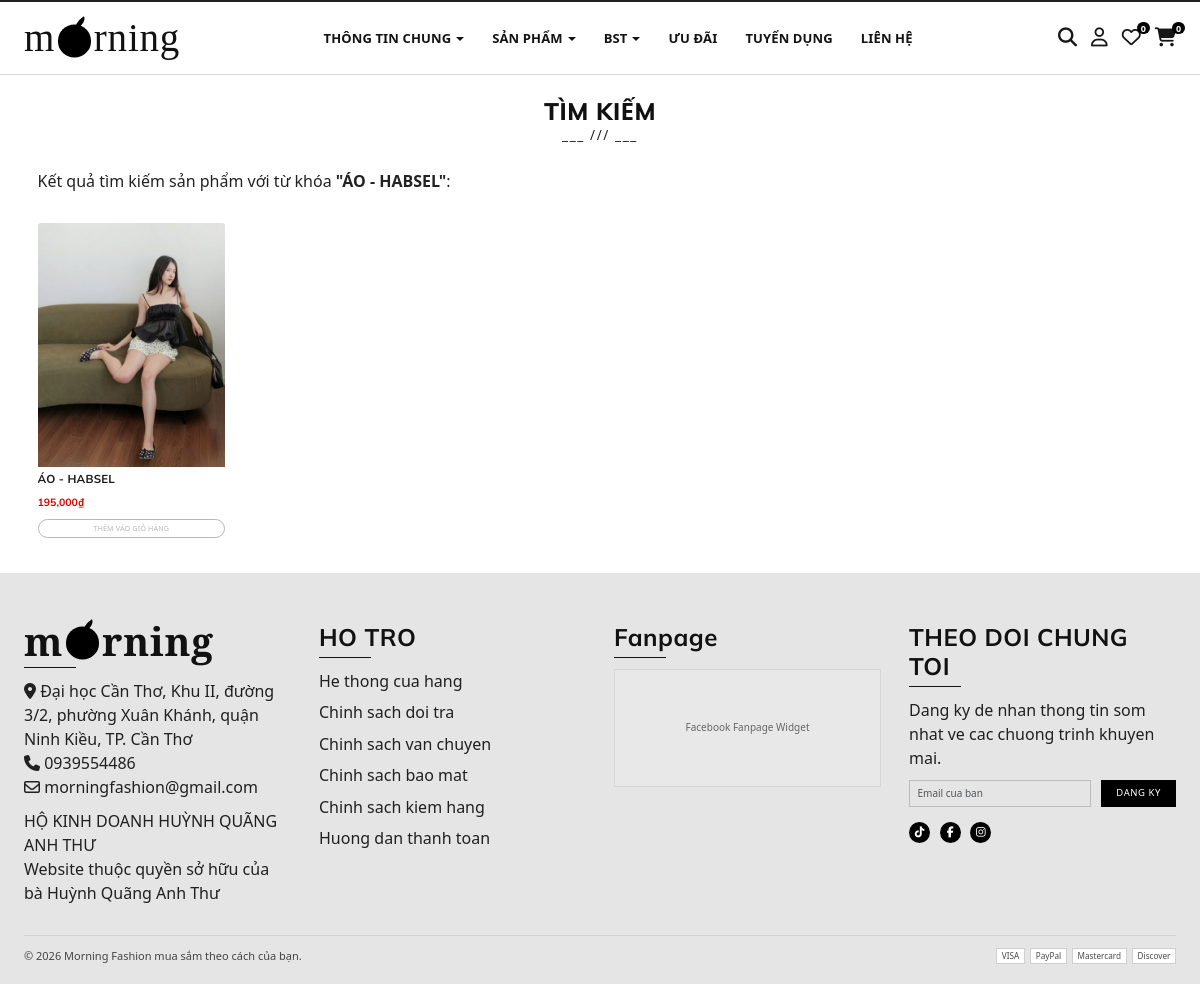
Screenshot of /public/search.php?keyword=ÁO - HABSEL
 with the database file from the repository.
### tables this page shows
CREATE TABLE `products` (
  `pd_id` int(11) UNSIGNED NOT NULL,
  `pd_name` varchar(255) NOT NULL,
  `pd_price` varchar(255) NOT NULL,
  `pd_info` text NOT NULL,
  `pd_image` varchar(255) NOT NULL,
  `cat_id` int(11) UNSIGNED NOT NULL,
  `is_new` tinyint(1) NOT NULL DEFAULT 0,
  `pd_sizes` varchar(50) NOT NULL DEFAULT '',
  `pd_collection` varchar(50) NOT NULL DEFAULT ''
);

### libraries/Psr4AutoloaderClass.php (called while the page is built, shortened)
<?php
class Psr4AutoloaderClass
{
	protected $prefixes = array();
	public function addNamespace($prefix, $base_dir, $prepend = false)
	{
		$prefix = trim($prefix, '\\') . '\\';
		$base_dir = rtrim($base_dir, DIRECTORY_SEPARATOR) . '/';
		if (isset($this->prefixes[$prefix]) === false) {
			$this->prefixes[$prefix] = array();
		}
		if ($prepend) {
			array_unshift($this->prefixes[$prefix], $base_dir);
		} else {
			array_push($this->prefixes[$prefix], $base_dir);
		}
	}
	public function loadClass($class)
	{
		$prefix = $class;
		while (false !== $pos = strrpos($prefix, '\\')) {
			$prefix = substr($class, 0, $pos + 1);
			$relative_class = substr($class, $pos + 1);
			$mapped_file = $this->loadMappedFile($prefix, $relative_class);
			if ($mapped_file) {
				return $mapped_file;
			}
			$prefix = rtrim($prefix, '\\');
		}
		return false;
	}
	protected function loadMappedFile($prefix, $relative_class)
	{
		foreach ($this->prefixes[$prefix] as $base_dir) {
			$file = $base_dir
				. str_replace('\\', '/', $relative_class)
				. '.php';
			if ($this->requireFile($file)) {
				return $file;
			}
		}
		return false;
	}
	protected function requireFile($file)
	{
		if (file_exists($file)) {
			return true;
		}
		return false;
	}
}

### src/classes/Product.php (called while the page is built, shortened)
<?php
class Product
{
    private ?PDO $db;
    private int $pd_id = -1;
    public $pd_name;
    public $pd_price;
    public $pd_info;
    public $pd_image;
    public $cat_id;
    public $pd_sizes = '';
    public $pd_collection = '';
    public function getID(): int
    {
        return $this->pd_id;
    }
    public function __construct(?PDO $pdo)
    {
        $this->db = $pdo;
    }
    protected function fillFromDB(array $row): Product
    {
        [
            'pd_id' => $this->pd_id,
            'pd_name' => $this->pd_name,
            'pd_price' => $this->pd_price,
            'pd_info' => $this->pd_info,
            'pd_image' => $this->pd_image,
            'cat_id' => $this->cat_id,
            'pd_sizes' => $this->pd_sizes,
            'pd_collection' => $this->pd_collection
        ] = $row;
        return $this;
    }
    public function search(string $key): array | bool
    {
        $products = [];
        $statement = $this->db->prepare('SELECT * FROM products WHERE pd_name LIKE :search ORDER BY pd_id DESC');
        $statement->execute([':search' => '%' . $key . '%']);
        while ($row = $statement->fetch()) {
            $product = new Product($this->db);
            $product->fillFromDB($row);
            $products[] = $product;
        }
        return $products;
    }
}

### src/functions.php (called while the page is built, shortened)
<?php
function html_escape(string|null $text): string
{
    return htmlspecialchars($text ?? '', ENT_QUOTES, 'UTF-8', false);
}

### public/search.php (the view, shortened to what this page needs)
<?php
require_once __DIR__ . '/../src/bootstrap.php';
$product = new Product($PDO);
$keyword = '';
$products = false;
if ($_SERVER['REQUEST_METHOD'] === 'GET' && isset($_GET['keyword'])) {
    $keyword = trim((string) $_GET['keyword']);
    $products = $product->search($keyword);
}
include_once __DIR__ . '/../src/partials/header.php'
?>
<body>
    <?php include_once __DIR__ . '/../src/partials/navbar.php' ?>
    <div class="container ">
        <?php
        include_once __DIR__ . '/../src/partials/heading.php';
        ?>
        <div>
            <?php if ($keyword === '') { ?>
                <p class="mt-3 mb-5">Vui lòng nhập từ khóa để tìm kiếm sản phẩm.</p>
            <?php } elseif ($products === false) { ?>
                <p class="mt-3 mb-5">Không tìm thấy sản phẩm nào với từ khóa <b>"<?= html_escape($keyword) ?>"</b>!</p>
            <?php } else { ?>
                <p class="mt-3 mb-5">Kết quả tìm kiếm sản phẩm với từ khóa <b>"<?= html_escape($keyword) ?>"</b>:</p>
            <?php } ?>
        </div>
        <div class="row hot-product-list mb-5">
            <?php
            if ($products !== false) :
                foreach ($products as $product) :
            ?>
                    <div class="col-lg-2 col-sm-4 col-6 card card-product">
                        <a href="detail_product.php?id=<?= $product->getID() ?>" class="product_a">
                            <img src="<?= './uploads/' . html_escape($product->pd_image) ?>" class="card-img-top" alt="...">
                            <div class="card-title-wrap">
                                <h6 class="card-title"><?= html_escape($product->pd_name) ?></h6>
                            </div>
                        </a>
                        <p class="card-text price-product"><?= number_format(html_escape($product->pd_price)) . '₫' ?></p>
                        <?php if(isset($_SESSION['role']) && $_SESSION['role']=='user' && isset($_SESSION['name']) && isset($_SESSION['id'])){
                            $id = $_SESSION['id'];
                            echo'
                            <form action="cart_add.php" method="post">
                                <input type="hidden" name="idsanpham" value="'.$product->getID().'">
                                <input type="hidden" name="iduser" value="'.$_SESSION['id'].'">
                                <button class="btn-add_cart w-100" name="themgiohang">Thêm vào giỏ hàng</button>
                            </form>
                            ';
                            }
                            else echo '<button class="btn-add_cart w-100" disabled>Thêm vào giỏ hàng</button>';
                            ?>
                    </div>
            <?php
                endforeach;
            endif;
            ?>
        </div>
    </div>
    <?php include_once __DIR__ . '/../src/partials/footer.php' ?>
</body>
</html>

### public/css/base.css (style rules this page uses)
:root { --primary-color: #111111; --accent-color: #1b1b1b; --muted-color: #f0f0f0; --white-color: #ffffff; --black-color: #0f0f0f; --text-color: #222222; --soft-text: #7a7a7a; --border-color: #dddddd; --font-heading: "Cormorant Garamond", Georgia, serif; --font-body: "Mulish", "Segoe UI", sans-serif; }
* { padding: 0; margin: 0; box-sizing: border-box; }
html { color: var(--black-color); font-size: 62.5%; line-height: 1.6; font-family: var(--font-body); background-color: #ffffff; scroll-behavior: smooth; }
body { font-size: 1.6rem; color: var(--text-color); background: #ffffff; min-height: 100vh; padding-bottom: 0; }
h1, h2, h3, h4, h5, h6 { font-family: var(--font-heading); letter-spacing: 0.02em; margin-bottom: 0; }
a { text-decoration: none; }
img { max-width: 100%; display: block; }

### public/css/main.css (style rules this page uses)
.container { font-size: 1.6rem; }
.hot-product-list { margin: 0; row-gap: 1.8rem; }
.card-product { border: 0; border-radius: 0; padding: 0; background: transparent; }
.card-product img { width: 100%; aspect-ratio: 1/1.3; object-fit: cover; }
.card-title-wrap { padding: 0.5rem 0 0; min-height: 2.6rem; max-width: 330px; margin: 0 auto; }
.card-title { margin: 0; font-size: 1.15rem; line-height: 1.25; font-family: "Mulish", "Segoe UI", sans-serif; font-weight: 700; text-transform: uppercase; display: -webkit-box; -webkit-line-clamp: 2; -webkit-box-orient: vertical; overflow: hidden; }
.price-product { font-size: 1.05rem; color: #e10000; font-family: "Mulish", "Segoe UI", sans-serif; font-weight: 700; margin: 0.2rem 0 0; padding: 0; }
.product_a { color: #1b1b1b; }
.btn-add_cart { margin-top: 0.9rem; width: auto; font-size: 0.72rem; padding: 0.3rem 0.65rem; border: 1px solid #111; background: transparent; color: #111; border-radius: 2rem; text-transform: uppercase; letter-spacing: 0.02em; }
.btn-add_cart:disabled { border-color: #b7b7b7; color: #b7b7b7; }

### rows the page displays
products: pd_image (picture), pd_name "ÁO - HABSEL", pd_price "195,000"

### other values shown
$subtitle "TÌM KIẾM"
$keyword "ÁO - HABSEL"
